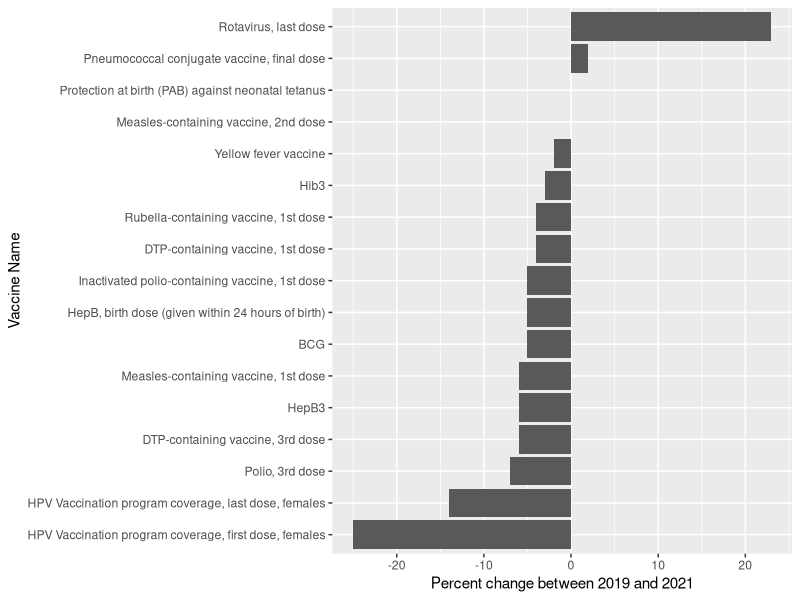
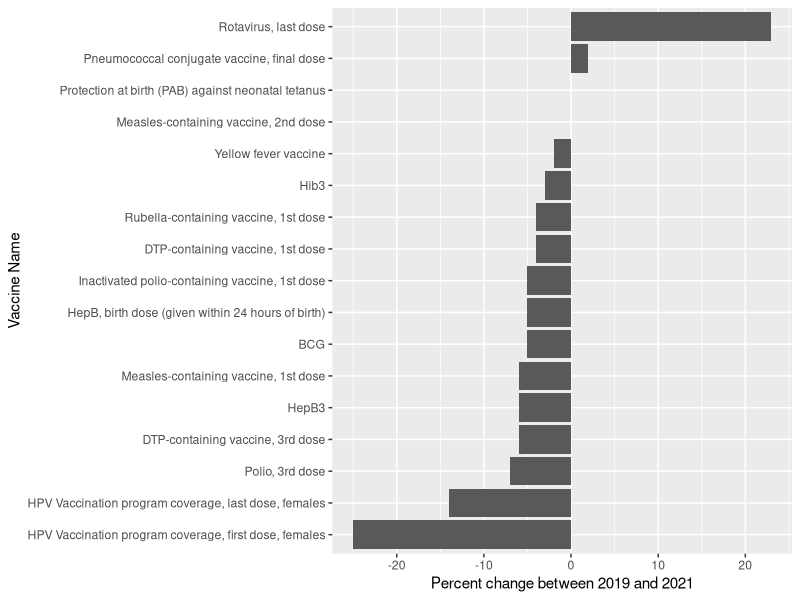

These figures' R source, in order:
library(dplyr)
library(ggplot2)
library(readr)
library(readxl)
library(tidyr)
library(stringr)

df = read_csv("source-data/2019_2021_all_vaccine_rates.csv")

df$change = as.numeric(df$change)

df %>% ggplot(aes(x = reorder(`vaccine name`, change), 
                  y = change)) + 
  geom_bar(stat = "identity") +
  xlab("Vaccine Name") +
  ylab("Percent change between 2019 and 2021") +
  coord_flip()

ggsave("plots/other_vaccines.png", width = 10, height = 5)


